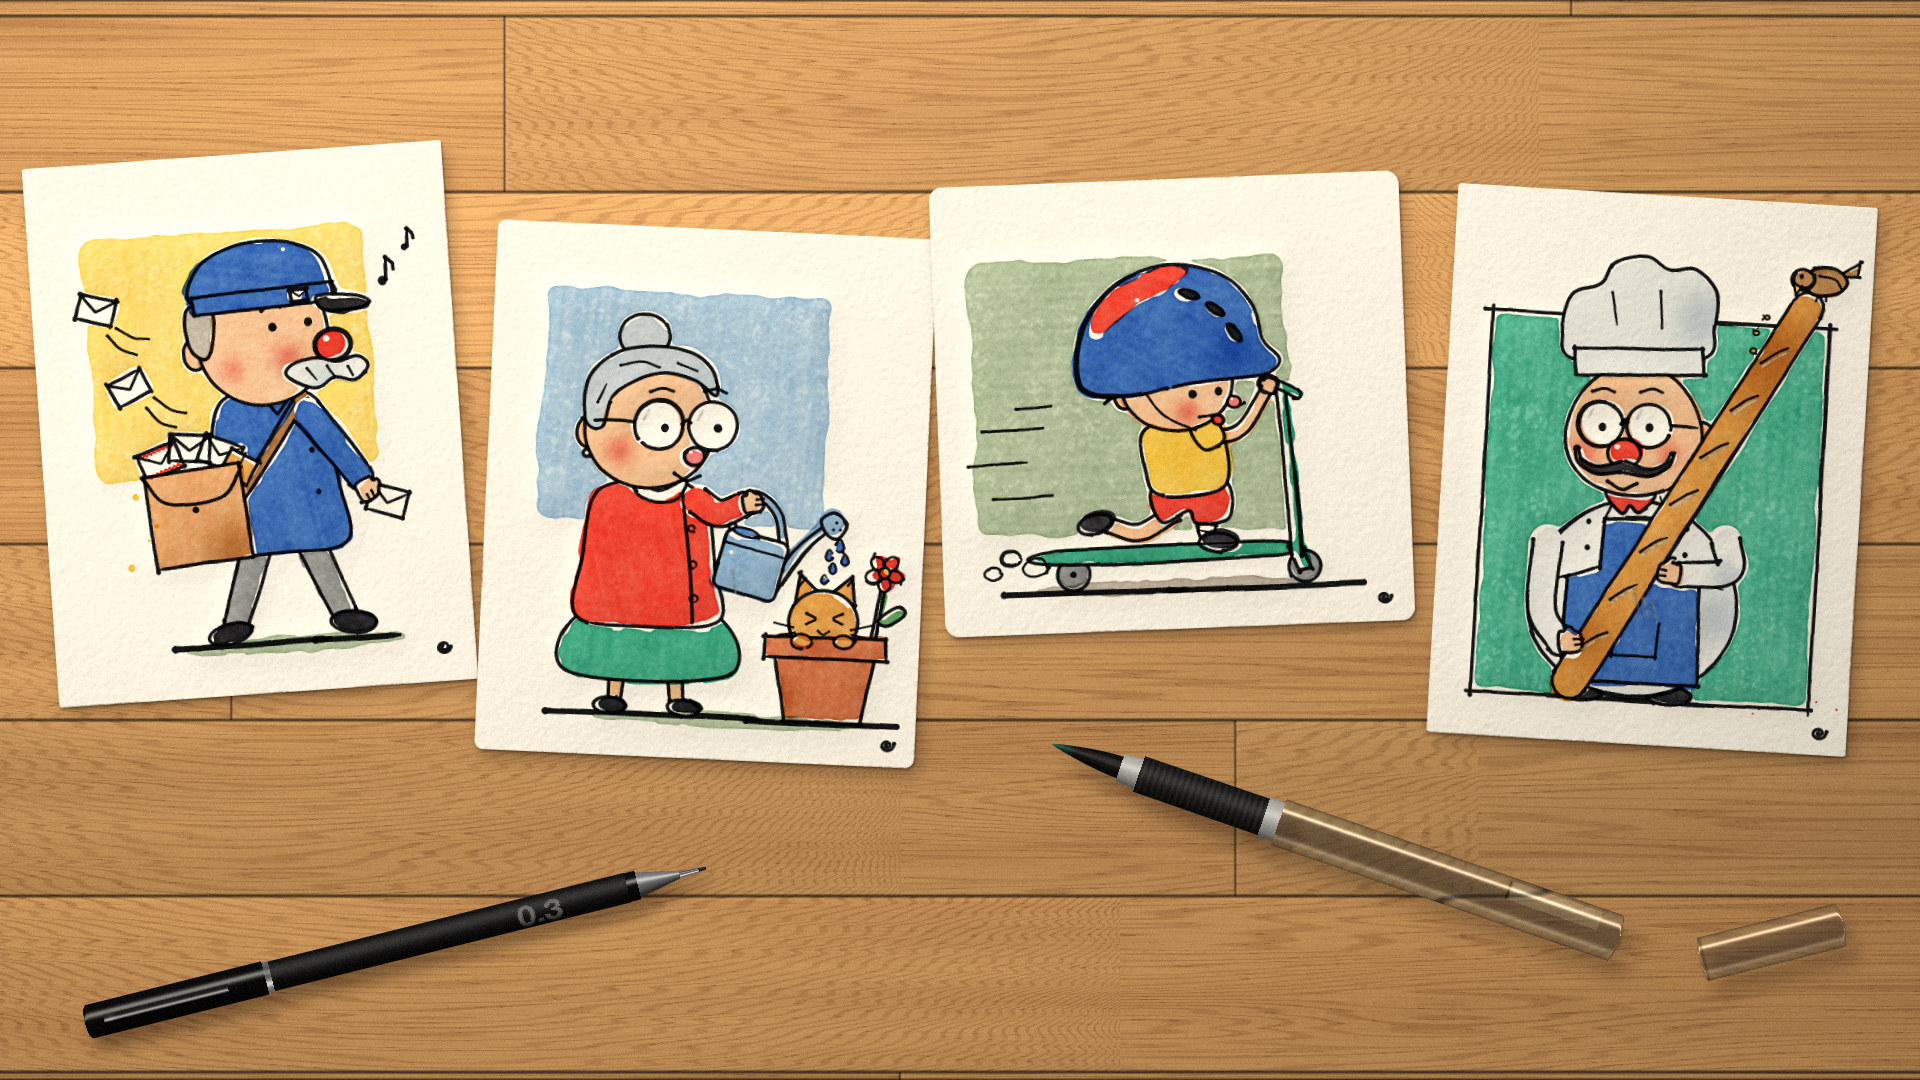

Write the Python code that produced this figure.
"""Example (pen & wash): 街角速写 · Sketchbook Neighbours — four little fineliner-and-watercolour cards of the
people on one street corner, photographed lying on an oak table next to the pen and the water brush.

  1  the postman, whistling, cap and jacket in cobalt; his satchel is so overstuffed that two letters have
     escaped behind him and are flapping away;
  2  a granny with huge round glasses waters her flowerpot -- but the cat has climbed into it, and the drops
     land on its head (eyes squeezed shut, paws on the rim) while the actual flower waits to the side;
  3  a kid kicks along on a scooter, the cobalt helmet (coral stripe) two sizes too big, down to the eyebrows,
     tongue out in concentration, a plaster on one knee, speed lines and dust puffs behind;
  4  a round baker in a tall white toque proudly holds a baguette longer than he is; it pokes out of the inked
     frame at the top, where a sparrow has landed on the end and is pecking at it.

Each card: quick fineliner lines (wobble, overshooting corners, open gaps, a doubled stroke here and there), then
loose washes slipped off the lines, a dried darker rim, granulation in the paper tooth, cheeks dropped wet into
wet, a flat background block that does not fill the card, white gouache glints last.
--stages writes the draw-on: the bare table, the four blank cards laid down, the ink on cards 1-2 and 3-4, the
first washes, the second washes, the background blocks, the details (glints, drops), then the fineliner and the
water brush are put down on the table for the photo.
No image model.
python3 penwash_neighbours.py [out.jpg] [--stages DIR]
"""
import os, sys, time
sys.path.insert(0, os.path.join(os.path.dirname(os.path.abspath(__file__)), '..', 'lib'))
import numpy as np
from penwash import PenWash

O, S, T, B = PenWash.oval, PenWash.smooth, PenWash.turn, PenWash.box


# ------------------------------------------------------------------ shared little props
def envelope(pw, cx, cy, w, h, rot, z, airmail=False):
    """a letter: a box with its flap V; returns the part (and the airmail border dashes if any)"""
    P = B(cx, cy, w, h, rot)
    e = pw.part(P, z=z, corners=True, smooth=False)
    V = T([(cx - w / 2 + 2, cy - h / 2 + 2), (cx, cy + h * 0.08), (cx + w / 2 - 2, cy - h / 2 + 2)], cx, cy, rot)
    pw.stroke(V, z=z + 0.01, width=pw.width * 0.8, smooth=False, double=0)
    dashes = []
    if airmail:      # the striped border of an airmail envelope, as little slanted dashes along both long edges
        dashes = [T(B(cx + (t - 0.5) * w * 0.86, cy + sy * (h / 2 - 2.6), 5.5, 3.0, 35), cx, cy, rot)
                  for t in np.linspace(0.04, 0.96, 8) for sy in (-1, 1)]
    return e, dashes


def note(pw, x, y, s=1.0, z=1e9):
    """a music note: a filled oval head, a stem and a flag"""
    pw.dot(x, y, 4.6 * s)
    pw.stroke([(x + 4 * s, y - 1 * s), (x + 5 * s, y - 26 * s)], z=z, double=0, over=(0, 1))
    pw.stroke([(x + 5 * s, y - 26 * s), (x + 12 * s, y - 19 * s), (x + 13 * s, y - 12 * s)], z=z, double=0, over=(0, 1))


# ================================================================== card 1: the postman
def postman(pw):
    P = {}
    P['hair'] = pw.part([(156, 150), (178, 150), (180, 176), (172, 202), (157, 194), (151, 170)], z=11)
    P['ear'] = pw.part(O(160, 197, 12, 16), z=9)
    P['head'] = pw.part(O(228, 180, 66, 72, egg=0.06), z=10)
    P['crown'] = pw.part(S([(160, 146), (168, 112), (204, 92), (252, 89), (288, 104), (300, 132), (298, 147), (228, 152)], closed=True), z=14)
    P['band'] = pw.part([(160, 140), (300, 134), (302, 152), (162, 158)], z=15, corners=True, smooth=False)
    P['visor'] = pw.part(S([(286, 146), (322, 148), (338, 156), (320, 162), (290, 160)], closed=True), z=16)
    P['badge'] = pw.part(B(268, 145, 16, 11, -3), z=17, corners=True, smooth=False)
    pw.stroke([(261, 141), (268, 146), (276, 140)], z=17.1, width=2.0, smooth=False, double=0)
    pw.brows([[(229, 158), (238, 153), (248, 156)], [(266, 153), (275, 149), (284, 152)]], z=13)
    pw.dot(239, 175, 4.0, z=13); pw.dot(275, 172, 4.0, z=13)
    P['nose'] = pw.part(O(298, 197, 17, 15, rot=-8), z=13)
    P['stache'] = pw.part(S([(258, 212), (281, 208), (300, 213), (322, 209), (332, 220), (318, 233), (298, 229),
                             (280, 238), (260, 232), (249, 222)], closed=True), z=14)
    pw.lines([[(272, 220), (279, 230)], [(292, 219), (298, 228)], [(312, 219), (316, 227)]], z=14.1, width=2.2, double=0)
    note(pw, 352, 136, 0.9); note(pw, 376, 104, 0.7)
    # body, strap, bag and its letters
    P['legB'] = pw.limb([(212, 382), (196, 430), (182, 470)], 30, 24, z=3)
    P['legF'] = pw.limb([(258, 382), (276, 428), (292, 466)], 30, 24, z=3)
    P['shoeB'] = pw.part(O(176, 478, 22, 10, rot=-12), z=3.5)
    P['shoeF'] = pw.part(O(300, 474, 23, 11, rot=6), z=3.5)
    P['coat'] = pw.part(S([(178, 252), (215, 238), (262, 240), (284, 262), (294, 330), (300, 392), (240, 400),
                           (170, 394), (166, 330)], closed=True), z=5)
    pw.stroke([(222, 241), (238, 262), (255, 241)], z=5.2, smooth=False)
    for (x, y) in ((270, 300), (274, 342)): pw.dot(x, y, 2.6, z=5.3)
    P['strap'] = pw.limb([(264, 246), (226, 300), (186, 352)], 12, 12, z=7, caps=(False, False))
    P['letters'] = []
    for (cx, cy, rot, air) in ((118, 301, -20, True), (148, 290, 6, False), (178, 297, 24, False)):
        e, d = envelope(pw, cx, cy, 40, 27, rot, z=7.5, airmail=air)
        P['letters'].append(e)
        if d: P['air1'] = d
    P['parcel'] = pw.part(B(196, 312, 30, 26, 32), z=7.6, corners=True, smooth=False)
    pw.stroke(T([(196, 299), (196, 325)], 196, 312, 32), z=7.61, width=2.0, double=0)
    P['bag'] = pw.part([(100, 316), (196, 308), (204, 402), (108, 410)], z=8, corners=True, smooth=False)
    pw.stroke([(100, 318), (122, 344), (176, 342), (198, 312)], z=8.1, smooth=True)     # the flap that won't close
    pw.dot(150, 352, 3.0, z=8.2)
    P['arm'] = pw.limb([(268, 262), (296, 300), (316, 330)], 30, 26, z=9)
    P['held'], _ = envelope(pw, 342, 356, 38, 26, 18, z=9.5)
    hand, det = PenWash.hand(318, 334, 62, 28, 'fist')
    P['hand'] = pw.part(hand, z=10)
    pw.lines(det, z=10.1, width=2.2, double=0)
    # escaped letters, flapping away
    P['fly'] = []
    for (cx, cy, rot) in ((92, 226, -24), (64, 146, 16)):
        e, _ = envelope(pw, cx, cy, 36, 25, rot, z=20)
        P['fly'].append(e)
    pw.lines([[(108, 248), (120, 262), (136, 268)], [(118, 238), (132, 250), (146, 254)]], width=2.4, double=0)
    pw.lines([[(84, 166), (100, 176), (114, 178)], [(74, 172), (86, 186), (100, 192)]], width=2.4, double=0)
    pw.ground(120, 345, 490)
    pw.signature(388, 506, 7)
    return P


def postman_wash(pw, P, phase):
    if phase == 1:
        pw.wash(P['head'], 'skin'); pw.wash(P['ear'], 'skin'); pw.wash(P['hand'], 'skin')
        pw.bleed(P['head'], 252, 206, 16, 'rose', 0.65); pw.bleed(P['head'], 196, 214, 14, 'rose', 0.45)
        pw.wash([P['crown'], P['band']], 'cobalt', angle=10)
        pw.wash(P['coat'], 'cobalt', angle=80); pw.wash(P['arm'], 'cobalt', angle=60)
        pw.wash([P['legB'], P['legF']], 'grey', 0.95)
        pw.wash(P['bag'], 'tan', 1.05, angle=95); pw.wash(P['strap'], 'brown', 0.9)
    elif phase == 2:
        pw.wash(P['nose'], 'coral', 1.05)
        pw.wash(P['visor'], 'black', 1.1)
        pw.wash([P['shoeB'], P['shoeF']], 'black', 1.1)
        pw.wash(P['hair'], 'warmgrey', 0.7)
        pw.wash(P['stache'], 'bluegrey', 0.16, gaps=0, edge=0.6)
        pw.bleed(P['stache'], 292, 236, 22, 'bluegrey', 0.35)
        pw.wash(P['parcel'], 'ochre', 0.95)
        for d in P.get('air1', []): pw.wash(d, 'coral', 1.0, slip=(0.3, 0.8), soft=0.6, warp=0.3, gaps=0)
        pw.bleed(P['bag'], 186, 392, 30, 'brown', 0.5)
        pw.wash(O(236, 492, 112, 9), 'sage', 0.8, edge=0.6)
    elif phase == 3:
        pw.background_block(54, 76, 336, 318, 'yellow', 0.6, rough=6, angle=88)
    elif phase == 4:
        pw.glint(292, 190, 3.4); pw.glint(255, 98, 2.2)
        pw.spatter('yellow', 4, (36, 330, 120, 420), (1.4, 3.2), 0.8)


# ================================================================== card 2: granny, a flowerpot and the wrong customer
def granny(pw):
    P = {}
    P['bun'] = pw.part(O(152, 110, 25, 22), z=10.6)
    P['ear'] = pw.part(O(99, 208, 11, 15), z=9)
    P['pearl'] = pw.part(O(99, 229, 3.6, 3.6), z=9.5)
    P['head'] = pw.part(O(160, 194, 64, 68, egg=0.1), z=10)
    P['hair'] = pw.part(S([(97, 196), (98, 154), (124, 128), (160, 120), (200, 124), (222, 142), (226, 166), (204, 152),
                           (174, 146), (146, 154), (122, 172), (113, 202)], closed=True), z=11)
    pw.lines([[(130, 140), (150, 136), (168, 140)], [(186, 136), (204, 142)], [(108, 176), (116, 160)]], z=11.1, width=2.2, double=0)
    la, lb = pw.glasses(170, 198, 24, gap=54, z=12, temple=(108, 196))
    P['lenses'] = [la, lb]
    pw.brows([[(160, 165), (172, 161), (183, 164)], [(214, 162), (226, 159), (236, 163)]], z=13)
    pw.dot(176, 201, 4.0, z=13); pw.dot(229, 199, 4.0, z=13)
    P['nose'] = pw.part(O(207, 228, 10, 9), z=13)
    pw.stroke([(188, 247), (200, 253), (213, 247)], z=13, double=0)
    # body
    P['legB'] = pw.limb([(140, 440), (138, 474)], 15, 13, z=3)
    P['legF'] = pw.limb([(196, 440), (200, 474)], 15, 13, z=3)
    P['shoeB'] = pw.part(O(133, 480, 16, 8), z=3.5)
    P['shoeF'] = pw.part(O(207, 480, 16, 8, rot=6), z=3.5)
    P['skirt'] = pw.part(S([(106, 386), (232, 384), (250, 446), (90, 448)], closed=True, per=4), z=4)
    P['coat'] = pw.part(S([(110, 270), (150, 254), (196, 255), (222, 280), (232, 340), (238, 392), (160, 400),
                           (96, 392), (100, 330)], closed=True), z=5)
    pw.stroke([(196, 262), (206, 330), (212, 392)], z=5.2)
    for y in (300, 336, 370): pw.stroke(O(207 + (y - 300) * 0.08, y, 3.6, 3.4), z=5.3, closed=True, width=2.2, double=0)
    P['collar'] = pw.part(S([(146, 251), (172, 264), (199, 252), (192, 270), (172, 275), (152, 268)], closed=True), z=6)
    # the watering can, tipped forward to pour; she holds it by the top handle
    cx, cy, rot = 268, 334, 14
    P['can'] = pw.part(T(PenWash.rrect(236, 304, 300, 364, 7), cx, cy, rot), z=7, smooth=False)
    pw.stroke(T([(237, 318), (299, 318)], cx, cy, rot), z=7.1, width=2.4, double=0)
    P['mouth'] = pw.part(T(O(254, 304, 13, 4), cx, cy, rot), z=7.2, width=2.4)
    P['spout'] = pw.limb([tuple(T([(294, 352)], cx, cy, rot)[0]), (316, 318), (342, 294)], 10, 7, z=6.9, caps=(False, False))
    P['rose'] = pw.part(S([(336, 286), (350, 278), (362, 290), (354, 304), (342, 300)], closed=True, per=4), z=7.4)
    for (x, y) in ((352, 288), (356, 295), (349, 295)): pw.dot(x, y, 1.3, z=7.5)
    P['handle'] = pw.limb([tuple(T([(242, 306)], cx, cy, rot)[0]), (244, 276), (270, 264), (292, 280),
                           tuple(T([(294, 306)], cx, cy, rot)[0])], 7, 7, z=6.8, caps=(False, False))
    P['arm'] = pw.limb([(212, 272), (234, 284), (258, 274)], 28, 24, z=8)
    hand, det = PenWash.hand(258, 274, -14, 26, 'fist')
    P['hand'] = pw.part(hand, z=10)
    pw.lines(det, z=10.1, width=2.2, double=0)
    P['drops'] = []
    for (x, y, s) in ((356, 312, 1.0), (346, 322, 0.9), (362, 326, 0.85), (350, 335, 0.8), (342, 346, 0.75)):
        dp = [(x, y - 7 * s), (x + 4 * s, y + 1 * s), (x, y + 5 * s), (x - 4 * s, y + 1 * s)]
        P['drops'].append(pw.part(S(dp, closed=True, per=4), z=21, width=2.4))
    # the pot, the cat in it, the flower nobody is watering
    P['stem'] = pw.limb([(392, 410), (398, 372), (402, 346)], 5, 4, z=5.8, caps=(False, False))
    P['leaf'] = pw.part(S([(398, 384), (416, 370), (424, 376), (408, 388)], closed=True, per=4), z=5.9)
    petals = [O(402 + 11 * np.cos(a), 336 + 11 * np.sin(a), 8, 6, rot=np.degrees(a)) for a in np.linspace(0, 2 * np.pi, 6)[:-1] + 0.3]
    P['petals'] = [pw.part(p, z=6.4, width=2.4) for p in petals]
    P['bud'] = pw.part(O(402, 336, 5, 5), z=6.5, width=2.4)
    P['earL'] = pw.part([(314, 372), (318, 340), (338, 360)], z=4.4, corners=True, smooth=False)
    P['earR'] = pw.part([(350, 358), (370, 342), (374, 370)], z=4.4, corners=True, smooth=False)
    P['cat'] = pw.part(O(343, 388, 35, 32), z=4.5)
    pw.lines([[(326, 380), (335, 385), (326, 390)], [(362, 379), (353, 384), (362, 389)]], z=4.6, width=2.6, double=0, over=(0, 1))
    pw.lines([[(338, 397), (343, 400), (348, 397)], [(312, 394), (296, 391)], [(313, 400), (297, 403)],
              [(373, 393), (390, 389)], [(372, 399), (389, 402)]], z=4.6, width=2.0, double=0)
    pw.lines([[(318, 352), (322, 346)], [(366, 350), (370, 345)]], z=4.6, width=2.0, double=0)
    P['pot'] = pw.part([(296, 422), (396, 422), (384, 488), (308, 488)], z=5, corners=True, smooth=False)
    P['rim'] = pw.part([(286, 404), (406, 403), (407, 424), (285, 425)], z=6, corners=True, smooth=False)
    P['paws'] = [pw.part(O(322, 408, 10, 7), z=6.5, width=2.6), pw.part(O(364, 407, 10, 7), z=6.5, width=2.6)]
    pw.ground(70, 420, 488)
    pw.signature(412, 508, 7)
    return P


def granny_wash(pw, P, phase):
    if phase == 1:
        pw.wash(P['head'], 'skin'); pw.wash(P['ear'], 'skin'); pw.wash(P['hand'], 'skin')
        pw.bleed(P['head'], 132, 226, 15, 'rose', 0.7); pw.bleed(P['head'], 214, 222, 12, 'rose', 0.55)
        pw.wash(P['coat'], 'coral', angle=75); pw.wash(P['arm'], 'coral', angle=40)
        pw.wash(P['skirt'], 'teal', 0.95, angle=95)
        pw.wash(P['can'], 'sky', 1.05, angle=20); pw.wash([P['spout'], P['rose'], P['handle']], 'sky', 1.0)
        pw.wash(P['mouth'], 'cobalt', 0.6, slip=(0.5, 1.0))
        pw.wash(P['cat'], 'ochre'); pw.wash([P['earL'], P['earR']], 'ochre'); pw.wash(P['paws'], 'ochre')
        pw.wash([P['pot'], P['rim']], 'terracotta', 0.95, angle=92)
    elif phase == 2:
        pw.wash([P['hair'], P['bun']], 'bluegrey', 0.55)
        pw.wash(P['nose'], 'rose', 0.9)
        pw.wash([P['legB'], P['legF']], 'tan', 0.8)
        pw.wash([P['shoeB'], P['shoeF']], 'black', 1.1)
        pw.wash(P['drops'], 'cobalt', 0.8, slip=(0.5, 1.5), gaps=0.5)
        pw.wash(P['petals'], 'red', 1.0); pw.wash(P['bud'], 'yellow', 1.0)
        pw.wash([P['stem'], P['leaf']], 'green', 0.9)
        pw.bleed(P['cat'], 352, 404, 14, 'peach', 0.5)
        pw.bleed(P['pot'], 300, 470, 26, 'brown', 0.45)
        pw.wash(O(250, 490, 140, 8), 'sage', 0.75, edge=0.6)
    elif phase == 3:
        pw.background_block(52, 64, 338, 296, 'sky', 0.72, rough=6, angle=94)
    elif phase == 4:
        for (x, y) in ((162, 190), (216, 188)): pw.highlight([(x - 7, y + 3), (x - 3, y - 6)], 2.4, 0.85)
        pw.glint(203, 224, 2.0); pw.glint(248, 322, 2.4)
        pw.highlight([(250, 340), (254, 362)], 2.4, 0.6)


# ================================================================== card 3: a kid on a scooter, helmet two sizes too big
def scooter(pw):
    P = {}
    # scooter
    P['wheelB'] = pw.part(O(130, 392, 16, 16), z=7)
    P['wheelF'] = pw.part(O(362, 392, 16, 16), z=7)
    for x in (130, 362): pw.dot(x, 392, 3.0, z=7.1)
    P['deck'] = pw.part(S([(112, 368), (330, 366), (338, 380), (112, 382)], closed=True, per=3), z=8, nseg=2)
    P['fork'] = pw.part([(346, 372), (360, 374), (368, 394), (356, 396)], z=8.5, corners=True, smooth=False)
    P['stem'] = pw.limb([(354, 380), (350, 300), (344, 212)], 10, 9, z=9, caps=(False, False))
    P['bar'] = pw.limb([(330, 206), (346, 212), (360, 220)], 8, 8, z=12)
    P['grip'] = pw.part(O(330, 205, 7, 6), z=12.2, width=2.4)
    # kid
    P['legB'] = pw.limb([(232, 334), (198, 352), (166, 344)], 18, 15, z=7.5)
    P['shoeB'] = pw.part(O(154, 342, 18, 10, rot=-14), z=7.6)
    P['legF'] = pw.limb([(262, 334), (264, 350), (268, 362)], 18, 16, z=8.6)
    P['plaster'] = pw.part(B(265, 350, 16, 8, 14), z=8.7, corners=True, smooth=False, width=2.2)
    P['shoeF'] = pw.part(O(276, 365, 19, 9, rot=3), z=8.8)
    pw.stroke([(260, 366), (292, 366)], z=8.9, width=2.0, double=0)
    P['shorts'] = pw.part(S([(214, 306), (282, 302), (288, 340), (256, 345), (248, 332), (220, 342)], closed=True, per=4), z=9)
    P['shirt'] = pw.part(S([(206, 250), (254, 238), (284, 256), (284, 310), (220, 316), (206, 290)], closed=True), z=10)
    P['arm'] = pw.limb([(266, 260), (302, 254), (330, 214)], 13, 12, z=11)
    P['sleeve'] = pw.part(S([(252, 250), (276, 242), (286, 262), (266, 272)], closed=True, per=4), z=11.5)
    hand, det = PenWash.hand(330, 216, -64, 18, 'fist')
    P['hand'] = pw.part(hand, z=13)
    P['ear'] = pw.part(O(188, 216, 10, 12), z=11.5)
    P['head'] = pw.part(O(240, 204, 56, 48), z=12)
    P['helmet'] = pw.part(S([(144, 206), (146, 150), (180, 106), (232, 86), (286, 96), (318, 128), (328, 164),
                             (344, 184), (330, 198), (292, 202), (248, 206), (190, 216)], closed=True), z=14)
    P['stripe'] = pw.part(S([(178, 112), (228, 90), (258, 92), (234, 110), (198, 130), (166, 154), (158, 140)], closed=True), z=15, ink=False)
    P['vents'] = [pw.part(O(x, y, 11, 4.2, rot=a), z=15.1, width=2.4) for (x, y, a) in ((256, 116, 20), (282, 132, 36), (300, 156, 54))]
    pw.stroke([(206, 210), (226, 236), (256, 252)], z=13.5, width=2.4, double=0)
    pw.tufts(176, 216, n=3, length=11, spread=50, angle=160, z=11.8)
    pw.dot(256, 216, 3.9, z=13); pw.dot(282, 214, 3.9, z=13)
    P['nose'] = pw.part(O(297, 225, 7, 6), z=13, width=2.6)
    pw.stroke([(264, 239), (278, 237)], z=13, width=2.6, double=0)
    P['tongue'] = pw.part(O(280, 243, 5.5, 5, rot=20), z=13.2, width=2.4)
    # speed lines and dust
    pw.lines([[(44, 246), (104, 244)], [(30, 280), (86, 278)], [(54, 314), (110, 312)], [(80, 224), (112, 223)]], width=2.6, double=0)
    for (x, y, r) in ((92, 384, 13), (68, 374, 10), (50, 388, 8)):
        pw.stroke(O(x, y, r, r * 0.8, wob=0.25, seed=int(x)), closed=True, width=2.4)
    pw.ground(60, 420, 410)
    pw.signature(440, 426, 7)
    return P


def scooter_wash(pw, P, phase):
    if phase == 1:
        pw.wash(P['head'], 'skin'); pw.wash(P['ear'], 'skin'); pw.wash(P['hand'], 'skin')
        pw.wash([P['legB'], P['legF'], P['arm']], 'skin')
        pw.bleed(P['head'], 250, 234, 13, 'rose', 0.7)
        pw.wash(P['helmet'], 'cobalt', 1.0, angle=30)
        pw.wash([P['shirt'], P['sleeve']], 'yellow', 1.0, angle=70)
        pw.wash(P['shorts'], 'coral', 1.0)
        pw.wash([P['deck'], P['stem'], P['fork'], P['bar']], 'teal', 1.0, angle=5)
        pw.wash(P['stripe'], 'coral', 0.95, slip=(1, 2))
    elif phase == 2:
        pw.wash([P['wheelB'], P['wheelF']], 'grey', 1.0)
        pw.wash([P['shoeB'], P['shoeF']], 'black', 0.9)
        pw.wash(P['vents'] + [P['grip']], 'black', 1.2, slip=(0.3, 0.8))
        pw.wash(P['tongue'], 'coral', 1.0, slip=(0.4, 1.0), gaps=0.4); pw.wash(P['nose'], 'rose', 0.9, slip=(0.4, 1.0), gaps=0.4)
        pw.bleed(P['helmet'], 300, 176, 30, 'cobalt', 0.45)
        pw.wash(O(226, 408, 140, 8), 'warmgrey', 0.7, edge=0.6)
    elif phase == 3:
        pw.background_block(36, 80, 352, 352, 'sage', 0.85, rough=7, angle=0)
    elif phase == 4:
        pw.glint(204, 120, 2.6); pw.glint(295, 222, 1.6)


# ================================================================== card 4: the baker's baguette (and its first customer)
def baker(pw):
    P = {}
    pw.frame(42, 124, 380, 506)
    P['ear'] = pw.part(O(258, 240, 12, 15), z=9)
    P['head'] = pw.part(O(190, 236, 68, 66, egg=0.12), z=10)
    P['toque'] = pw.part(S([(130, 170), (112, 140), (120, 104), (148, 92), (162, 70), (192, 62), (216, 74), (242, 72),
                            (264, 94), (264, 128), (252, 162)], closed=True), z=14)
    pw.lines([[(160, 100), (166, 130)], [(208, 96), (212, 132)]], z=14.1, width=2.2, double=0)
    P['band'] = pw.part([(126, 158), (254, 152), (256, 178), (128, 184)], z=15, corners=True, smooth=False)
    la, lb = pw.glasses(156, 232, 22, gap=48, z=12, temple=(252, 230))
    P['lenses'] = [la, lb]
    pw.brows([[(146, 200), (158, 196), (168, 199)], [(194, 198), (206, 194), (216, 197)]], z=13)
    pw.dot(158, 235, 3.9, z=13); pw.dot(205, 233, 3.9, z=13)
    P['nose'] = pw.part(O(181, 260, 16, 14), z=13)
    P['stacheL'] = pw.limb([(178, 274), (156, 278), (138, 270), (134, 258)], 11, 3, z=14)
    P['stacheR'] = pw.limb([(184, 274), (206, 278), (224, 270), (229, 258)], 11, 3, z=14)
    pw.stroke([(168, 290), (181, 296), (194, 290)], z=13, double=0)
    # body: a round cobalt shirt, a white bib apron, short legs under it
    P['shoeL'] = pw.part(O(152, 500, 22, 9), z=2)
    P['shoeR'] = pw.part(O(240, 500, 22, 9), z=2)
    P['body'] = pw.part(O(198, 404, 104, 98, egg=0.08), z=5)
    for y in (330, 356): pw.dot(150, y, 2.6, z=5.1); pw.dot(248, y + 2, 2.6, z=5.1)
    P['apron'] = pw.part([(166, 326), (230, 324), (232, 372), (264, 384), (268, 488), (130, 490), (132, 386), (164, 374)],
                         z=6, corners=True, smooth=False)
    pw.lines([[(166, 328), (176, 302)], [(230, 326), (220, 302)], [(132, 386), (110, 392)], [(264, 384), (288, 390)]], z=6.1, width=2.4)
    pw.stroke([(182, 430), (180, 462), (224, 462), (226, 430)], z=6.2, width=2.6, smooth=False, corners=True)
    P['scarf'] = pw.part(S([(166, 298), (214, 298), (200, 318), (190, 312), (182, 320)], closed=True, per=4), z=8)
    P['armL'] = pw.limb([(110, 352), (108, 420), (128, 452)], 30, 26, z=9)
    P['armR'] = pw.limb([(288, 342), (292, 372), (244, 378)], 28, 24, z=9)
    # the baguette, hugged diagonally and poking out of the frame; a sparrow on the end
    a0, a1 = np.array([140.0, 490.0]), np.array([356.0, 104.0])
    P['loaf'] = pw.limb([tuple(a0), tuple((a0 + a1) / 2), tuple(a1)], 36, 32, z=12, caps=(True, True))
    cuts = []
    for t in np.linspace(0.10, 0.86, 7):
        cx, cy = a0 + (a1 - a0) * t
        cuts.append([(cx - 13, cy + 4), (cx + 2, cy - 7), (cx + 13, cy - 12)])
    P['cuts'] = cuts
    pw.lines(cuts, z=12.1, width=2.4, double=0, over=(0, 1))
    hl, d1 = PenWash.hand(128, 452, -6, 30, 'fist')
    hr, d2 = PenWash.hand(244, 378, 186, 30, 'fist', flip=True)
    P['hands'] = [pw.part(hl, z=13), pw.part(hr, z=13)]
    pw.lines(d1 + d2, z=13.1, width=2.2, double=0)
    P['tail'] = pw.part([(384, 70), (406, 56), (404, 70)], z=19.5, corners=True, smooth=False, width=2.6)
    P['bird'] = pw.part(S([(352, 76), (362, 64), (382, 64), (394, 76), (384, 88), (360, 90)], closed=True), z=20)
    P['bhead'] = pw.part(O(350, 76, 11, 10), z=20.5)
    P['beak'] = pw.part([(340, 80), (343, 92), (348, 84)], z=20.6, corners=True, smooth=False, width=2.2)
    pw.dot(348, 73, 2.2, z=21)
    pw.stroke([(368, 72), (382, 74), (388, 82)], z=20.6, width=2.2, double=0)
    pw.lines([[(366, 90), (364, 96)], [(374, 90), (374, 96)]], z=19, width=2.0, double=0)
    P['crumbs'] = [pw.part(O(x, y, 2.6, 2.2), z=21, width=1.8) for (x, y) in ((316, 116), (306, 132), (304, 150))]
    pw.signature(392, 528, 7)
    return P


def baker_wash(pw, P, phase):
    if phase == 1:
        pw.wash(P['head'], 'skin'); pw.wash(P['ear'], 'skin'); pw.wash(P['hands'], 'skin')
        pw.bleed(P['head'], 140, 262, 16, 'rose', 0.65); pw.bleed(P['head'], 226, 258, 14, 'rose', 0.55)
        pw.wash(P['apron'], 'cobalt', 0.95, angle=80)
        pw.wash(P['loaf'], 'ochre', 1.05, angle=62)
    elif phase == 2:
        pw.wash(P['nose'], 'coral', 1.05)
        pw.wash([P['stacheL'], P['stacheR']], 'black', 0.9, slip=(0.5, 1.2))
        pw.wash(P['scarf'], 'coral', 1.0)
        pw.wash([P['shoeL'], P['shoeR']], 'black', 1.0)
        pw.bleed(P['loaf'], 318, 150, 60, 'brown', 0.55); pw.bleed(P['loaf'], 150, 450, 40, 'brown', 0.4)
        pw.wash([P['bird'], P['bhead'], P['tail']], 'brown', 0.75); pw.wash(P['beak'], 'yellow', 1.0)
        pw.bleed(P['bird'], 364, 62, 9, 'warmgrey', 0.8)
        pw.wash(P['crumbs'], 'ochre', 1.0, slip=(0.3, 0.8))
        pw.wash([P['toque'], P['band']], 'bluegrey', 0.20, gaps=0, edge=0.5)
        pw.bleed(P['toque'], 250, 120, 30, 'bluegrey', 0.4)
        pw.wash([P['body'], P['armL'], P['armR']], 'bluegrey', 0.13, gaps=0, edge=0.6)
        pw.bleed(P['body'], 286, 420, 40, 'bluegrey', 0.4); pw.bleed(P['armR'], 292, 380, 20, 'bluegrey', 0.4)
    elif phase == 3:
        pw.background_block(46, 128, 376, 502, 'teal', 0.8, rough=4, corner=6, halo=3.5, angle=92)
    elif phase == 4:
        for c in P['cuts']: pw.highlight([(x + 2, y + 3) for (x, y) in c], 2.2, 0.8)
        pw.glint(174, 254, 3.0)
        for k in range(3): pw.highlight([(200 + 9 * k, 400 + 4 * k), (206 + 9 * k, 420 + 3 * k)], 3.4, 0.55)
        for (x, y) in ((150, 224), (198, 222)): pw.highlight([(x - 6, y + 2), (x - 2, y - 6)], 2.2, 0.85)
        pw.spatter('coral', 4, (300, 440, 410, 540), (0.8, 2.0))


# ================================================================== the photo
CARDS = [  # (cx, cy, w, h, rot, corner, draw, wash)
    (250, 424, 420, 540, -4.0, 3.0, postman, postman_wash),
    (706, 494, 440, 530, 2.6, 9.0, granny, granny_wash),
    (1172, 404, 470, 450, -2.2, 14.0, scooter, scooter_wash),
    (1652, 470, 420, 550, 3.4, 4.0, baker, baker_wash),
]


def main():
    out = sys.argv[1] if len(sys.argv) > 1 and not sys.argv[1].startswith('--') else 'penwash_neighbours.jpg'
    stages = sys.argv[sys.argv.index('--stages') + 1] if '--stages' in sys.argv else None
    T0 = time.time()
    tick = (lambda name: print(f'{name:16s} {time.time() - T0:5.1f}s')) if os.environ.get('PW_TIMING') else (lambda name: None)
    pw = PenWash(1920, 1080, seed=21, keep_stages=bool(stages), stages_dir=stages)
    pw.table('oak')
    pw.stage('table')
    cards, parts = [], []
    for k, (cx, cy, w, h, rot, corner, draw, _) in enumerate(CARDS):
        cards.append(pw.card(cx, cy, w, h, rot=rot, corner=corner, seed=100 + k))
    pw.stage('cards')
    for k, c in enumerate(cards):
        pw.use(c)
        parts.append(CARDS[k][6](pw))
        pw.ink()
        tick(f'ink {k}')
        if k in (1, 3): pw.stage(f'ink_{k - 1}{k}')
    for phase, name in ((1, 'washes'), (2, 'more_washes'), (3, 'background'), (4, 'details')):
        for k, c in enumerate(cards):
            pw.use(c)
            CARDS[k][7](pw, parts[k], phase)
        tick(name)
        pw.stage(name)
    pw.pen(706, 868, 166, length=640, r=16)
    pw.water_brush(1052, 744, 19, length=600, r=24, cap=(1700, 960, -14))
    tick('tools')
    img = pw.save(out, stages_dir=stages)
    tick('saved')
    print('saved', out)


if __name__ == '__main__':
    main()
